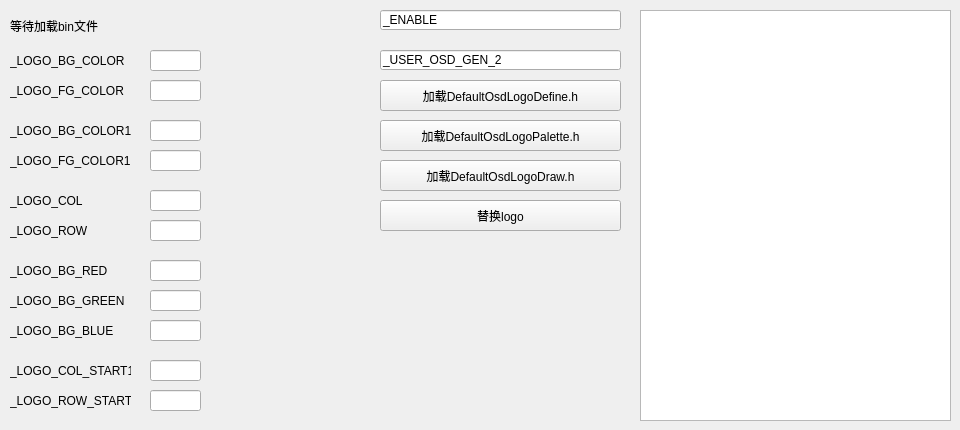
    <widget class="QWidget" name="tab_2">
     <attribute name="title">
      <string>LOGO</string>
     </attribute>
     <widget class="QTextEdit" name="LOGO_MESSAGE_textEdit">
      <property name="geometry">
       <rect>
        <x>640</x>
        <y>10</y>
        <width>311</width>
        <height>411</height>
       </rect>
      </property>
     </widget>
     <widget class="QLabel" name="BIN_LOGO_flag_label">
      <property name="geometry">
       <rect>
        <x>10</x>
        <y>10</y>
        <width>561</width>
        <height>31</height>
       </rect>
      </property>
      <property name="text">
       <string>等待加载bin文件</string>
      </property>
     </widget>
     <widget class="QLabel" name="label_40">
      <property name="geometry">
       <rect>
        <x>10</x>
        <y>50</y>
        <width>121</width>
        <height>21</height>
       </rect>
      </property>
      <property name="text">
       <string>_LOGO_BG_COLOR</string>
      </property>
     </widget>
     <widget class="QLabel" name="label_41">
      <property name="geometry">
       <rect>
        <x>10</x>
        <y>80</y>
        <width>121</width>
        <height>21</height>
       </rect>
      </property>
      <property name="text">
       <string>_LOGO_FG_COLOR</string>
      </property>
     </widget>
     <widget class="QLabel" name="label_42">
      <property name="geometry">
       <rect>
        <x>10</x>
        <y>190</y>
        <width>121</width>
        <height>21</height>
       </rect>
      </property>
      <property name="text">
       <string>_LOGO_COL</string>
      </property>
     </widget>
     <widget class="QLabel" name="label_43">
      <property name="geometry">
       <rect>
        <x>10</x>
        <y>220</y>
        <width>121</width>
        <height>21</height>
       </rect>
      </property>
      <property name="text">
       <string>_LOGO_ROW</string>
      </property>
     </widget>
     <widget class="QLabel" name="label_44">
      <property name="geometry">
       <rect>
        <x>10</x>
        <y>260</y>
        <width>121</width>
        <height>21</height>
       </rect>
      </property>
      <property name="text">
       <string>_LOGO_BG_RED</string>
      </property>
     </widget>
     <widget class="QLabel" name="label_45">
      <property name="geometry">
       <rect>
        <x>10</x>
        <y>290</y>
        <width>121</width>
        <height>21</height>
       </rect>
      </property>
      <property name="text">
       <string>_LOGO_BG_GREEN</string>
      </property>
     </widget>
     <widget class="QLabel" name="label_46">
      <property name="geometry">
       <rect>
        <x>10</x>
        <y>320</y>
        <width>121</width>
        <height>21</height>
       </rect>
      </property>
      <property name="text">
       <string>_LOGO_BG_BLUE</string>
      </property>
     </widget>
     <widget class="QLineEdit" name="_LOGO_BG_COLOR_lineEdit">
      <property name="geometry">
       <rect>
        <x>150</x>
        <y>50</y>
        <width>51</width>
        <height>21</height>
       </rect>
      </property>
     </widget>
     <widget class="QLineEdit" name="_LOGO_FG_COLOR_lineEdit">
      <property name="geometry">
       <rect>
        <x>150</x>
        <y>80</y>
        <width>51</width>
        <height>21</height>
       </rect>
      </property>
     </widget>
     <widget class="QLineEdit" name="_LOGO_COL_lineEdit">
      <property name="geometry">
       <rect>
        <x>150</x>
        <y>190</y>
        <width>51</width>
        <height>21</height>
       </rect>
      </property>
     </widget>
     <widget class="QLineEdit" name="_LOGO_ROW_lineEdit">
      <property name="geometry">
       <rect>
        <x>150</x>
        <y>220</y>
        <width>51</width>
        <height>21</height>
       </rect>
      </property>
     </widget>
     <widget class="QLineEdit" name="_LOGO_BG_RED_lineEdit">
      <property name="geometry">
       <rect>
        <x>150</x>
        <y>260</y>
        <width>51</width>
        <height>21</height>
       </rect>
      </property>
     </widget>
     <widget class="QLineEdit" name="_LOGO_BG_GREEN_lineEdit">
      <property name="geometry">
       <rect>
        <x>150</x>
        <y>290</y>
        <width>51</width>
        <height>21</height>
       </rect>
      </property>
     </widget>
     <widget class="QLineEdit" name="_LOGO_BG_BLUE_lineEdit">
      <property name="geometry">
       <rect>
        <x>150</x>
        <y>320</y>
        <width>51</width>
        <height>21</height>
       </rect>
      </property>
     </widget>
     <widget class="QLineEdit" name="_LOGO_COL_START1_lineEdit">
      <property name="geometry">
       <rect>
        <x>150</x>
        <y>360</y>
        <width>51</width>
        <height>21</height>
       </rect>
      </property>
     </widget>
     <widget class="QLabel" name="label_47">
      <property name="geometry">
       <rect>
        <x>10</x>
        <y>360</y>
        <width>121</width>
        <height>21</height>
       </rect>
      </property>
      <property name="text">
       <string>_LOGO_COL_START1</string>
      </property>
     </widget>
     <widget class="QLineEdit" name="_LOGO_ROW_START1_lineEdit">
      <property name="geometry">
       <rect>
        <x>150</x>
        <y>390</y>
        <width>51</width>
        <height>21</height>
       </rect>
      </property>
     </widget>
     <widget class="QLabel" name="label_48">
      <property name="geometry">
       <rect>
        <x>10</x>
        <y>390</y>
        <width>121</width>
        <height>21</height>
       </rect>
      </property>
      <property name="text">
       <string>_LOGO_ROW_START1</string>
      </property>
     </widget>
     <widget class="QLineEdit" name="_LOGO_BG_COLOR1_lineEdit">
      <property name="geometry">
       <rect>
        <x>150</x>
        <y>120</y>
        <width>51</width>
        <height>21</height>
       </rect>
      </property>
     </widget>
     <widget class="QLineEdit" name="_LOGO_FG_COLOR1_lineEdit">
      <property name="geometry">
       <rect>
        <x>150</x>
        <y>150</y>
        <width>51</width>
        <height>21</height>
       </rect>
      </property>
     </widget>
     <widget class="QLabel" name="label_49">
      <property name="geometry">
       <rect>
        <x>10</x>
        <y>120</y>
        <width>121</width>
        <height>21</height>
       </rect>
      </property>
      <property name="text">
       <string>_LOGO_BG_COLOR1</string>
      </property>
     </widget>
     <widget class="QLabel" name="label_50">
      <property name="geometry">
       <rect>
        <x>10</x>
        <y>150</y>
        <width>121</width>
        <height>21</height>
       </rect>
      </property>
      <property name="text">
       <string>_LOGO_FG_COLOR1</string>
      </property>
     </widget>
     <widget class="QPushButton" name="Add_LOGO_Define_pushButton">
      <property name="geometry">
       <rect>
        <x>380</x>
        <y>80</y>
        <width>241</width>
        <height>31</height>
       </rect>
      </property>
      <property name="text">
       <string>加载DefaultOsdLogoDefine.h</string>
      </property>
     </widget>
     <widget class="QPushButton" name="Replace_LOGO_pushButton">
      <property name="geometry">
       <rect>
        <x>380</x>
        <y>200</y>
        <width>241</width>
        <height>31</height>
       </rect>
      </property>
      <property name="text">
       <string>替换logo</string>
      </property>
     </widget>
     <widget class="QPushButton" name="Add_LOGO_Palette_pushButton">
      <property name="geometry">
       <rect>
        <x>380</x>
        <y>120</y>
        <width>241</width>
        <height>31</height>
       </rect>
      </property>
      <property name="text">
       <string>加载DefaultOsdLogoPalette.h</string>
      </property>
     </widget>
     <widget class="QPushButton" name="Add_LOGO_Draw_pushButton">
      <property name="geometry">
       <rect>
        <x>380</x>
        <y>160</y>
        <width>241</width>
        <height>31</height>
       </rect>
      </property>
      <property name="text">
       <string>加载DefaultOsdLogoDraw.h</string>
      </property>
     </widget>
     <widget class="QLineEdit" name="_OSD_EXTEND_256_2BIT_FONTS_lineEdit">
      <property name="geometry">
       <rect>
        <x>380</x>
        <y>10</y>
        <width>241</width>
        <height>20</height>
       </rect>
      </property>
      <property name="text">
       <string>_ENABLE</string>
      </property>
     </widget>
     <widget class="QLineEdit" name="_OSD_REG_MAPPING_GEN_lineEdit">
      <property name="geometry">
       <rect>
        <x>380</x>
        <y>50</y>
        <width>241</width>
        <height>20</height>
       </rect>
      </property>
      <property name="text">
       <string>_USER_OSD_GEN_2</string>
      </property>
     </widget>
    </widget>
